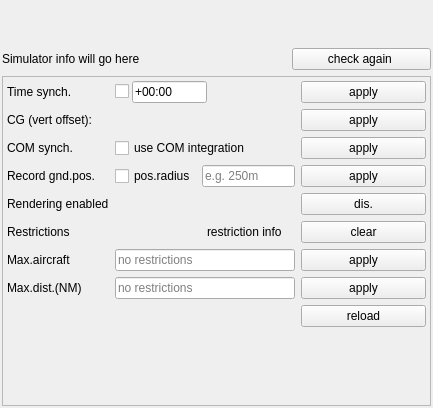
<?xml version="1.0" encoding="UTF-8"?>
<ui version="4.0">
 <class>CSettingsSimulatorComponent</class>
 <widget class="QFrame" name="CSettingsSimulatorComponent">
  <property name="geometry">
   <rect>
    <x>0</x>
    <y>0</y>
    <width>433</width>
    <height>408</height>
   </rect>
  </property>
  <property name="windowTitle">
   <string>Simulator settings</string>
  </property>
  <layout class="QGridLayout" name="gl_SettingsSimulator" columnstretch="0,0,0">
   <property name="leftMargin">
    <number>2</number>
   </property>
   <property name="topMargin">
    <number>2</number>
   </property>
   <property name="rightMargin">
    <number>2</number>
   </property>
   <property name="bottomMargin">
    <number>2</number>
   </property>
   <item row="0" column="0" colspan="3">
    <widget class="swift::gui::CPluginSelector" name="pluginSelector_EnabledSimulators" native="true">
     <property name="minimumSize">
      <size>
       <width>0</width>
       <height>40</height>
      </size>
     </property>
    </widget>
   </item>
   <item row="1" column="2">
    <widget class="QPushButton" name="pb_Check">
     <property name="minimumSize">
      <size>
       <width>100</width>
       <height>0</height>
      </size>
     </property>
     <property name="text">
      <string>check again </string>
     </property>
    </widget>
   </item>
   <item row="1" column="0" colspan="2">
    <widget class="QLabel" name="lbl_PluginInfo">
     <property name="text">
      <string>Simulator info will go here</string>
     </property>
     <property name="wordWrap">
      <bool>true</bool>
     </property>
    </widget>
   </item>
   <item row="3" column="0" colspan="3">
    <widget class="QScrollArea" name="sa_Settings">
     <property name="widgetResizable">
      <bool>true</bool>
     </property>
     <widget class="QWidget" name="wi_Settings">
      <layout class="QGridLayout" name="gl_SimulatorSettings" columnstretch="1,3,0">
       <property name="leftMargin">
        <number>4</number>
       </property>
       <property name="topMargin">
        <number>4</number>
       </property>
       <property name="rightMargin">
        <number>4</number>
       </property>
       <property name="bottomMargin">
        <number>4</number>
       </property>
       <item row="8" column="1">
        <layout class="QHBoxLayout" name="hl_MaxAircraft">
         <property name="spacing">
          <number>4</number>
         </property>
         <item>
          <widget class="QLineEdit" name="le_MaxAircraft">
           <property name="placeholderText">
            <string>no restrictions</string>
           </property>
          </widget>
         </item>
        </layout>
       </item>
       <item row="8" column="2">
        <widget class="QPushButton" name="pb_ApplyMaxAircraft">
         <property name="minimumSize">
          <size>
           <width>125</width>
           <height>0</height>
          </size>
         </property>
         <property name="text">
          <string>apply</string>
         </property>
        </widget>
       </item>
       <item row="3" column="2">
        <widget class="QPushButton" name="pb_ApplyRecordOwnAircraftGnd">
         <property name="minimumSize">
          <size>
           <width>125</width>
           <height>0</height>
          </size>
         </property>
         <property name="text">
          <string>apply</string>
         </property>
        </widget>
       </item>
       <item row="0" column="1">
        <widget class="QWidget" name="wi_TimeSync" native="true">
         <layout class="QHBoxLayout" name="horizontalLayout">
          <property name="spacing">
           <number>3</number>
          </property>
          <property name="leftMargin">
           <number>0</number>
          </property>
          <property name="topMargin">
           <number>0</number>
          </property>
          <property name="rightMargin">
           <number>0</number>
          </property>
          <property name="bottomMargin">
           <number>0</number>
          </property>
          <item>
           <widget class="QCheckBox" name="cb_TimeSync">
            <property name="toolTip">
             <string>Enable time syncronization</string>
            </property>
            <property name="text">
             <string/>
            </property>
           </widget>
          </item>
          <item>
           <widget class="QLineEdit" name="le_TimeSyncOffset">
            <property name="maximumSize">
             <size>
              <width>75</width>
              <height>16777215</height>
             </size>
            </property>
            <property name="toolTip">
             <string>offset +/-hh:mm</string>
            </property>
            <property name="inputMask">
             <string>#99:99</string>
            </property>
            <property name="text">
             <string>+00:00</string>
            </property>
            <property name="maxLength">
             <number>6</number>
            </property>
           </widget>
          </item>
          <item>
           <spacer name="hs_TimeSync">
            <property name="orientation">
             <enum>Qt::Horizontal</enum>
            </property>
            <property name="sizeHint" stdset="0">
             <size>
              <width>40</width>
              <height>20</height>
             </size>
            </property>
           </spacer>
          </item>
         </layout>
        </widget>
       </item>
       <item row="0" column="0">
        <widget class="QLabel" name="lbl_TimeSync">
         <property name="toolTip">
          <string>Time synchronization</string>
         </property>
         <property name="text">
          <string>Time synch.</string>
         </property>
        </widget>
       </item>
       <item row="0" column="2">
        <widget class="QPushButton" name="pb_ApplyTimeSync">
         <property name="minimumSize">
          <size>
           <width>125</width>
           <height>0</height>
          </size>
         </property>
         <property name="text">
          <string>apply</string>
         </property>
        </widget>
       </item>
       <item row="6" column="2">
        <widget class="QPushButton" name="pb_ClearRestrictedRendering">
         <property name="minimumSize">
          <size>
           <width>125</width>
           <height>0</height>
          </size>
         </property>
         <property name="text">
          <string>clear</string>
         </property>
        </widget>
       </item>
       <item row="8" column="0">
        <widget class="QLabel" name="lbl_MaxAircraft">
         <property name="text">
          <string>Max.aircraft</string>
         </property>
        </widget>
       </item>
       <item row="1" column="2">
        <widget class="QPushButton" name="pb_ApplyCGSource">
         <property name="minimumSize">
          <size>
           <width>125</width>
           <height>0</height>
          </size>
         </property>
         <property name="text">
          <string>apply</string>
         </property>
        </widget>
       </item>
       <item row="4" column="2">
        <widget class="QPushButton" name="pb_DisableRendering">
         <property name="minimumSize">
          <size>
           <width>125</width>
           <height>0</height>
          </size>
         </property>
         <property name="toolTip">
          <string>disable all rendering</string>
         </property>
         <property name="text">
          <string>dis.</string>
         </property>
        </widget>
       </item>
       <item row="2" column="0">
        <widget class="QLabel" name="lbl_ComSync">
         <property name="toolTip">
          <string>Synchronize COM unit with simulator</string>
         </property>
         <property name="text">
          <string>COM synch.</string>
         </property>
        </widget>
       </item>
       <item row="2" column="1">
        <widget class="QCheckBox" name="cb_ComSync">
         <property name="text">
          <string>use COM integration</string>
         </property>
        </widget>
       </item>
       <item row="13" column="0" colspan="2">
        <widget class="QWidget" name="wi_Bottom_ForceOnTop" native="true">
         <property name="sizePolicy">
          <sizepolicy hsizetype="Preferred" vsizetype="Expanding">
           <horstretch>0</horstretch>
           <verstretch>0</verstretch>
          </sizepolicy>
         </property>
         <property name="minimumSize">
          <size>
           <width>0</width>
           <height>2</height>
          </size>
         </property>
         <layout class="QHBoxLayout" name="horizontalLayout_2"/>
        </widget>
       </item>
       <item row="11" column="2">
        <widget class="QPushButton" name="pb_ApplyMaxDistance">
         <property name="minimumSize">
          <size>
           <width>125</width>
           <height>0</height>
          </size>
         </property>
         <property name="text">
          <string>apply</string>
         </property>
        </widget>
       </item>
       <item row="11" column="0">
        <widget class="QLabel" name="lbl_MaxDistance">
         <property name="text">
          <string>Max.dist.(NM)</string>
         </property>
        </widget>
       </item>
       <item row="13" column="2">
        <spacer name="hs_ForceMinimumButtons">
         <property name="orientation">
          <enum>Qt::Horizontal</enum>
         </property>
         <property name="sizeHint" stdset="0">
          <size>
           <width>75</width>
           <height>2</height>
          </size>
         </property>
        </spacer>
       </item>
       <item row="4" column="1">
        <widget class="swift::gui::CLedWidget" name="led_RenderingEnabled" native="true">
         <property name="minimumSize">
          <size>
           <width>10</width>
           <height>0</height>
          </size>
         </property>
        </widget>
       </item>
       <item row="1" column="1">
        <widget class="swift::gui::components::CCGSourceSelector" name="comp_CGSourceSelector"/>
       </item>
       <item row="6" column="0">
        <widget class="QLabel" name="lbl_RestrictedRendering">
         <property name="toolTip">
          <string>Current rendering restrictions (if any)</string>
         </property>
         <property name="text">
          <string>Restrictions</string>
         </property>
        </widget>
       </item>
       <item row="1" column="0">
        <widget class="QLabel" name="lbl_CGSource">
         <property name="text">
          <string>CG (vert offset):</string>
         </property>
        </widget>
       </item>
       <item row="3" column="0">
        <widget class="QLabel" name="lbl_RecordOwnGndPositions">
         <property name="text">
          <string>Record gnd.pos.</string>
         </property>
        </widget>
       </item>
       <item row="3" column="1">
        <widget class="QWidget" name="wi_RecordOwnGndPositions" native="true">
         <layout class="QHBoxLayout" name="hl_RecordOwnGndPositions">
          <property name="leftMargin">
           <number>0</number>
          </property>
          <property name="topMargin">
           <number>0</number>
          </property>
          <property name="rightMargin">
           <number>0</number>
          </property>
          <property name="bottomMargin">
           <number>0</number>
          </property>
          <item>
           <widget class="QCheckBox" name="cb_RecordOwnGndPositions">
            <property name="text">
             <string>pos.radius</string>
            </property>
           </widget>
          </item>
          <item>
           <widget class="QLineEdit" name="le_RecordOwnGndPositionsRadius">
            <property name="placeholderText">
             <string>e.g. 250m</string>
            </property>
           </widget>
          </item>
         </layout>
        </widget>
       </item>
       <item row="6" column="1">
        <layout class="QHBoxLayout" name="hl_RestrictedRendering">
         <property name="spacing">
          <number>4</number>
         </property>
         <item>
          <widget class="swift::gui::CLedWidget" name="led_RestrictedRendering" native="true"/>
         </item>
         <item alignment="Qt::AlignLeft">
          <widget class="QLabel" name="lbl_RestrictionText">
           <property name="text">
            <string>restriction info</string>
           </property>
          </widget>
         </item>
        </layout>
       </item>
       <item row="11" column="1">
        <layout class="QHBoxLayout" name="hl_MaxDistance">
         <property name="spacing">
          <number>4</number>
         </property>
         <item>
          <widget class="QLineEdit" name="le_MaxDistance">
           <property name="placeholderText">
            <string>no restrictions</string>
           </property>
          </widget>
         </item>
        </layout>
       </item>
       <item row="2" column="2">
        <widget class="QPushButton" name="pb_ApplyComSync">
         <property name="minimumSize">
          <size>
           <width>125</width>
           <height>0</height>
          </size>
         </property>
         <property name="text">
          <string>apply</string>
         </property>
        </widget>
       </item>
       <item row="4" column="0">
        <widget class="QLabel" name="lbl_RenderingEnabled">
         <property name="toolTip">
          <string>Rendering enabled</string>
         </property>
         <property name="text">
          <string>Rendering enabled</string>
         </property>
        </widget>
       </item>
       <item row="12" column="2">
        <widget class="QPushButton" name="pb_Reload">
         <property name="minimumSize">
          <size>
           <width>125</width>
           <height>0</height>
          </size>
         </property>
         <property name="text">
          <string>reload</string>
         </property>
        </widget>
       </item>
      </layout>
     </widget>
    </widget>
   </item>
  </layout>
 </widget>
 <customwidgets>
  <customwidget>
   <class>swift::gui::CLedWidget</class>
   <extends>QWidget</extends>
   <header>gui/led.h</header>
   <container>1</container>
  </customwidget>
  <customwidget>
   <class>swift::gui::CPluginSelector</class>
   <extends>QWidget</extends>
   <header>gui/pluginselector.h</header>
   <container>1</container>
  </customwidget>
  <customwidget>
   <class>swift::gui::components::CCGSourceSelector</class>
   <extends>QFrame</extends>
   <header>gui/components/cgsourceselector.h</header>
   <container>1</container>
  </customwidget>
 </customwidgets>
 <tabstops>
  <tabstop>pb_Check</tabstop>
  <tabstop>sa_Settings</tabstop>
  <tabstop>cb_TimeSync</tabstop>
  <tabstop>le_TimeSyncOffset</tabstop>
  <tabstop>pb_ApplyTimeSync</tabstop>
  <tabstop>pb_ApplyCGSource</tabstop>
  <tabstop>cb_ComSync</tabstop>
  <tabstop>pb_ApplyComSync</tabstop>
  <tabstop>cb_RecordOwnGndPositions</tabstop>
  <tabstop>le_RecordOwnGndPositionsRadius</tabstop>
  <tabstop>pb_ApplyRecordOwnAircraftGnd</tabstop>
  <tabstop>pb_DisableRendering</tabstop>
  <tabstop>pb_ClearRestrictedRendering</tabstop>
  <tabstop>le_MaxAircraft</tabstop>
  <tabstop>pb_ApplyMaxAircraft</tabstop>
  <tabstop>le_MaxDistance</tabstop>
  <tabstop>pb_ApplyMaxDistance</tabstop>
 </tabstops>
 <resources/>
 <connections/>
</ui>
